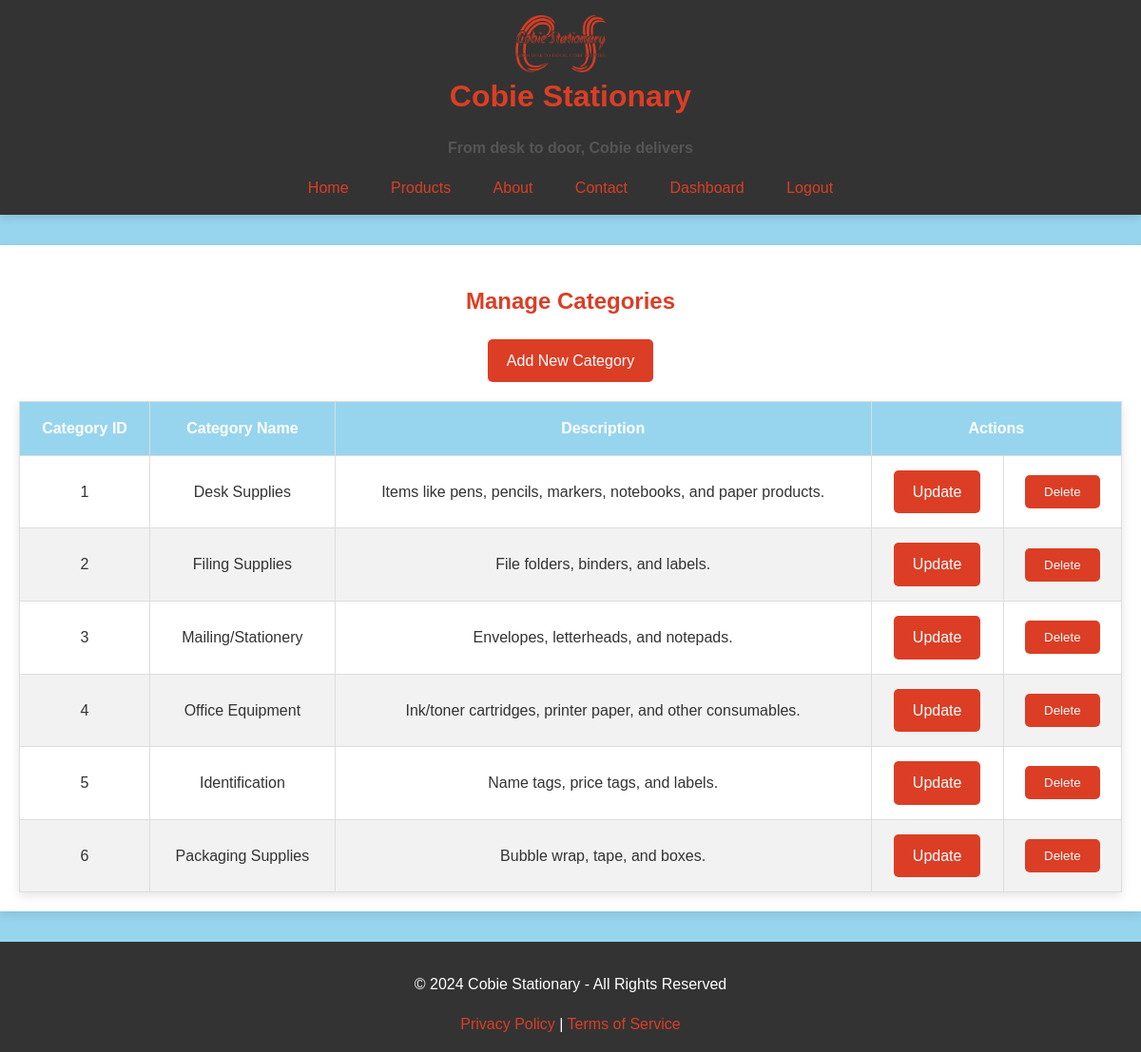
/inventory/manage/category (signed in), run on an earlier commit of the app's database.
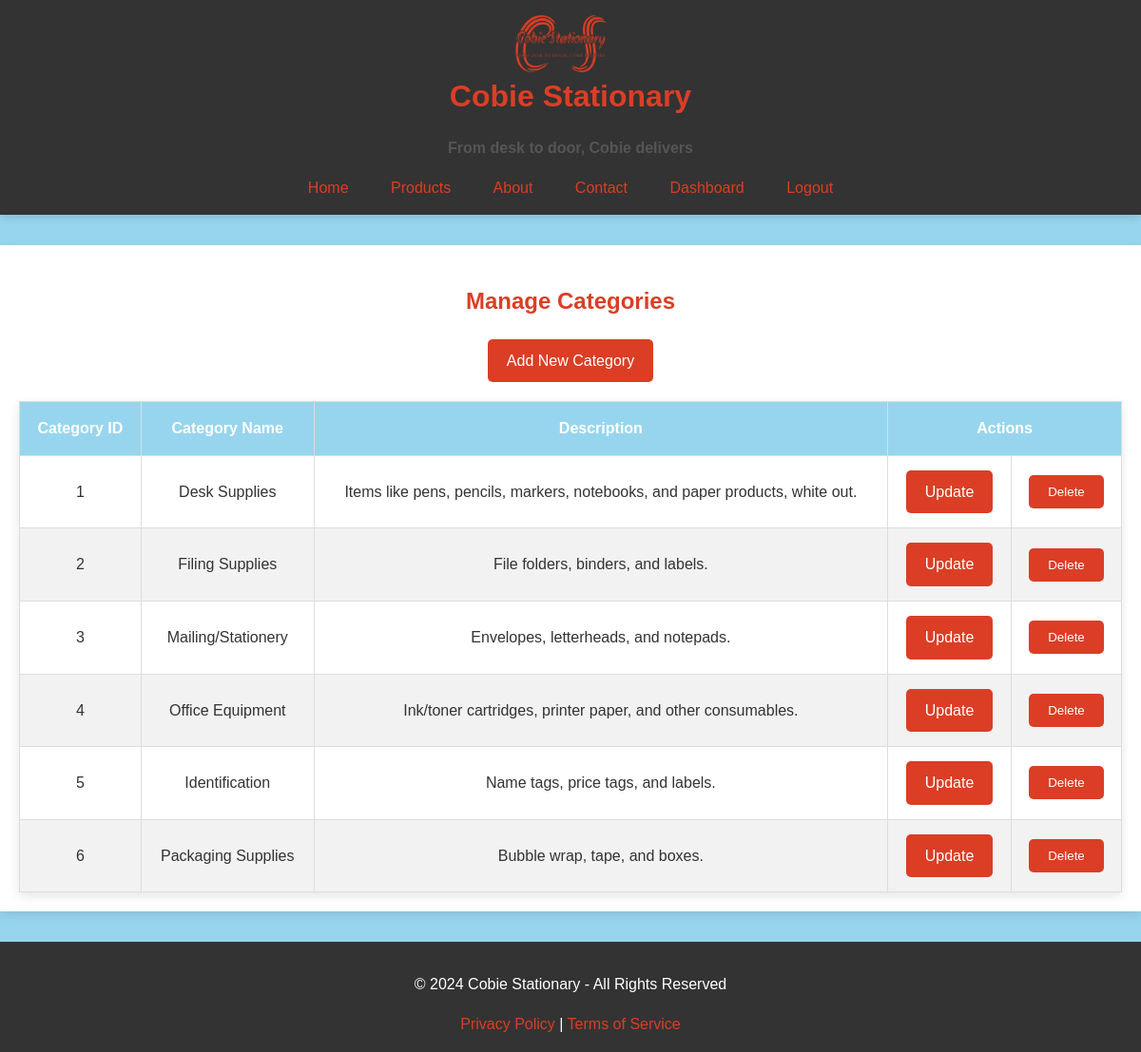
And on a later commit of the database.
### app/models.py (models this page shows, shortened)
class Category(db.Model):
    __tablename__ = 'categories'
    category_id = db.Column(db.Integer, primary_key=True, autoincrement=True)
    category_name = db.Column(db.String(255), nullable=False)
    description = db.Column(db.Text)
    products = db.relationship('Product', backref='category', lazy=True)

### app/inventory/routes.py (the view)
@inventory_bp.route('/manage/category')
@login_required
def list_category():
    if current_user.role not in ['Admin']:
        flash("You don't have permission to manage categories.", 'danger')
        return redirect(url_for('inventory.view_inventory'))
    categories = Category.query.all()
    return render_template('list_category.html', categories=categories)

### app/inventory/templates/list_category.html (shortened to what this page needs)
{% extends 'base.html' %}
{% block head %}
<link rel="stylesheet" href="{{ url_for('static', filename='css/category.css') }}">
<link rel="stylesheet" href="{{ url_for('static', filename='css/tables.css') }}">
{% endblock %}
{% block content %}
    <h2>Manage Categories</h2>
    <a href="{{ url_for('inventory.add_category') }}" class="btn btn-primary mb-3">Add New Category</a>
    <table class="table">
        <thead>
            <tr>
                <th>Category ID</th>
                <th>Category Name</th>
                <th>Description</th>
                <th colspan="2">Actions</th>
            </tr>
        </thead>
        <tbody>
            {% for category in categories %}
            <tr>
                <td>{{ category.category_id }}</td>
                <td>{{ category.category_name }}</td>
                <td>{{ category.description }}</td>
                <td>
                    <a href="{{ url_for('inventory.update_category', category_id=category.category_id) }}" class="btn btn-primary">Update</a>
                </td>
                <td>
                    <form method="POST" action="{{ url_for('inventory.delete_category', category_id=category.category_id) }}" onsubmit="return confirm('Are you sure you want to delete this category?');">
                        <button type="submit" class="btn btn-danger">Delete</button>
                    </form>
                </td>
            </tr>
            {% endfor %}
        </tbody>
    </table>
{% endblock %}

What changed in the data, as far as the page shows it:
changed Category "Desk Supplies": description "Items like pens, pencils, markers, notebooks, and paper products." → "Items like pens, pencils, markers, notebooks, and paper products, white out."
